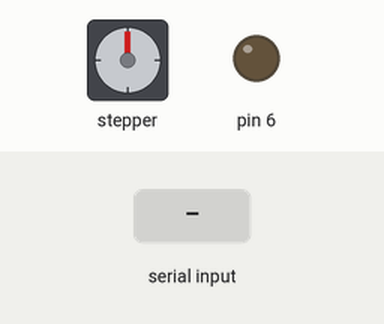
Recording of a sketch running on a simulated Arduino Uno, built with avr-gcc and run on an emulated ATmega328P. Shown: stepper motor, output pins drawn as LEDs (lit = HIGH). Inputs (shaded band) come from the test bench. Stepper angles assume 2048 steps per turn.

Above: at 1.2 s.
1.3 s: byte 1 (1) received over Serial
At 2.06 s:
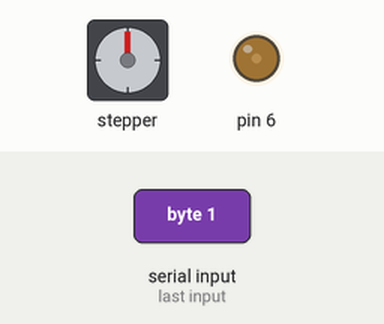
At 2.96 s:
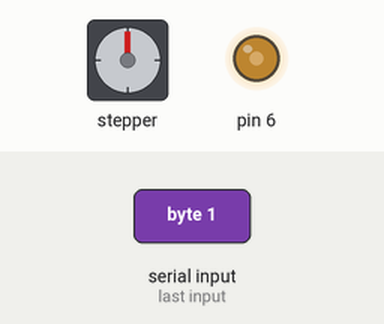
Timing chart, 0 to 16.5 s (numbered marks = the images above; inputs shaded):
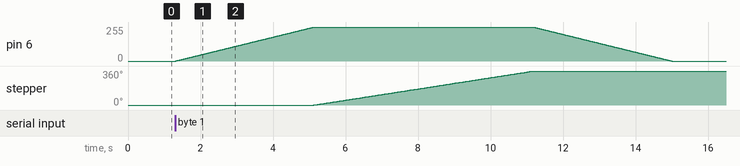

Measured:
- after the input at 1.3 s, pin 6: rises from 0/255 to 254/255 in 3.8 s, then falls to 0/255 in 9.9 s; stepper: turns 360° clockwise in 6.0 s, starting after 3.8 s

The sketch:

star-machine.ino
```cpp
#include <Stepper.h>

const int stepsPerRevolution = 2048;
int incomingByte;
Stepper myStepper(stepsPerRevolution, 8,9,10,11);

void setup() {
  pinMode(6,OUTPUT);
  myStepper.setSpeed(10);
  Serial.begin(9600);
}

void loop() {
  if (Serial.available() > 0) {
    incomingByte = Serial.read();
      if (incomingByte == 1) {
        for(int i=0;i<255;i++){analogWrite(6,i);delay(15);}
        myStepper.step(stepsPerRevolution);
        for(int i=254;i>=0;i--){analogWrite(6,i);delay(15);}
      }
   }
}
```
